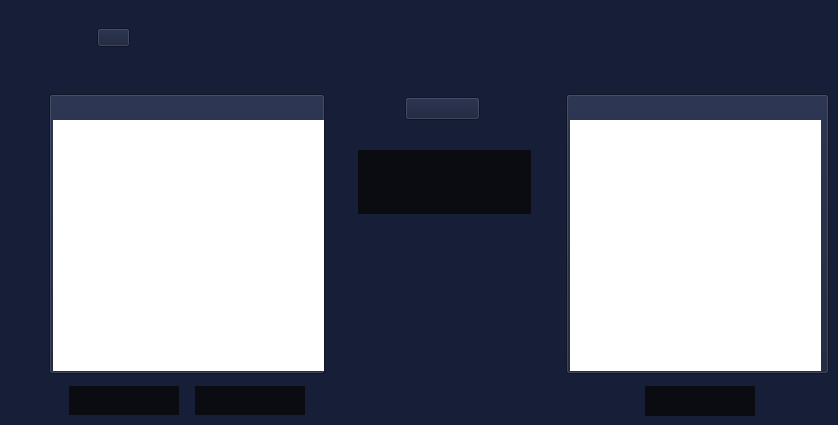
          <widget class="QWidget" name="clRsa">
           <property name="styleSheet">
            <string notr="true">*{
	background-color: rgb(22,30,56);
}
QToolButton{
	color: rgb(255,255,255);
	background:rgb(10,12,18);
	border:none;
}
QToolButton:hover{
	background:rgb(33,38,52);
	border:none;
}
QTextEdit{
	background:rgb(255,255,255);
	border:none;
}
QLineEdit{
	color:rgb(255, 255, 255)
}</string>
           </property>
           <widget class="QPushButton" name="pushButton_19">
            <property name="geometry">
             <rect>
              <x>97</x>
              <y>28</y>
              <width>33</width>
              <height>19</height>
             </rect>
            </property>
            <property name="text">
             <string/>
            </property>
            <property name="icon">
             <iconset>
              <normaloff>src/titulos/RSA.png</normaloff>src/titulos/RSA.png</iconset>
            </property>
            <property name="iconSize">
             <size>
              <width>33</width>
              <height>19</height>
             </size>
            </property>
           </widget>
           <widget class="QPushButton" name="pushButton_60">
            <property name="geometry">
             <rect>
              <x>49</x>
              <y>94</y>
              <width>276</width>
              <height>280</height>
             </rect>
            </property>
            <property name="text">
             <string/>
            </property>
            <property name="icon">
             <iconset>
              <normaloff>src/textoDeseado.png</normaloff>src/textoDeseado.png</iconset>
            </property>
            <property name="iconSize">
             <size>
              <width>276</width>
              <height>280</height>
             </size>
            </property>
           </widget>
           <widget class="QTextEdit" name="rsaTextoOriginal">
            <property name="geometry">
             <rect>
              <x>53</x>
              <y>120</y>
              <width>271</width>
              <height>251</height>
             </rect>
            </property>
           </widget>
           <widget class="QToolButton" name="rsaCifrar">
            <property name="geometry">
             <rect>
              <x>69</x>
              <y>386</y>
              <width>110</width>
              <height>29</height>
             </rect>
            </property>
            <property name="cursor">
             <cursorShape>PointingHandCursor</cursorShape>
            </property>
            <property name="text">
             <string/>
            </property>
            <property name="icon">
             <iconset>
              <normaloff>src/BotonesGral/Cifrar.png</normaloff>src/BotonesGral/Cifrar.png</iconset>
            </property>
            <property name="iconSize">
             <size>
              <width>110</width>
              <height>29</height>
             </size>
            </property>
           </widget>
           <widget class="QToolButton" name="rsaDescifrar">
            <property name="geometry">
             <rect>
              <x>195</x>
              <y>386</y>
              <width>110</width>
              <height>29</height>
             </rect>
            </property>
            <property name="cursor">
             <cursorShape>PointingHandCursor</cursorShape>
            </property>
            <property name="text">
             <string/>
            </property>
            <property name="icon">
             <iconset>
              <normaloff>src/BotonesGral/Descifrar.png</normaloff>src/BotonesGral/Descifrar.png</iconset>
            </property>
            <property name="iconSize">
             <size>
              <width>110</width>
              <height>29</height>
             </size>
            </property>
           </widget>
           <widget class="QPushButton" name="pushButton_61">
            <property name="geometry">
             <rect>
              <x>405</x>
              <y>97</y>
              <width>75</width>
              <height>23</height>
             </rect>
            </property>
            <property name="text">
             <string/>
            </property>
            <property name="icon">
             <iconset>
              <normaloff>src/BotonesGral/Clave.png</normaloff>src/BotonesGral/Clave.png</iconset>
            </property>
            <property name="iconSize">
             <size>
              <width>44</width>
              <height>18</height>
             </size>
            </property>
           </widget>
           <widget class="QPushButton" name="pushButton_62">
            <property name="geometry">
             <rect>
              <x>566</x>
              <y>94</y>
              <width>263</width>
              <height>280</height>
             </rect>
            </property>
            <property name="text">
             <string/>
            </property>
            <property name="icon">
             <iconset>
              <normaloff>src/textoObtenido.png</normaloff>src/textoObtenido.png</iconset>
            </property>
            <property name="iconSize">
             <size>
              <width>263</width>
              <height>280</height>
             </size>
            </property>
           </widget>
           <widget class="QToolButton" name="rsaGenerar">
            <property name="geometry">
             <rect>
              <x>358</x>
              <y>150</y>
              <width>173</width>
              <height>64</height>
             </rect>
            </property>
            <property name="cursor">
             <cursorShape>PointingHandCursor</cursorShape>
            </property>
            <property name="text">
             <string/>
            </property>
            <property name="icon">
             <iconset>
              <normaloff>src/BotonesGral/Generar  Clave.png</normaloff>src/BotonesGral/Generar  Clave.png</iconset>
            </property>
            <property name="iconSize">
             <size>
              <width>173</width>
              <height>64</height>
             </size>
            </property>
           </widget>
           <widget class="QToolButton" name="rsaCopiar">
            <property name="geometry">
             <rect>
              <x>645</x>
              <y>386</y>
              <width>110</width>
              <height>30</height>
             </rect>
            </property>
            <property name="cursor">
             <cursorShape>PointingHandCursor</cursorShape>
            </property>
            <property name="text">
             <string/>
            </property>
            <property name="icon">
             <iconset>
              <normaloff>src/BotonesGral/Copiar.png</normaloff>src/BotonesGral/Copiar.png</iconset>
            </property>
            <property name="iconSize">
             <size>
              <width>110</width>
              <height>30</height>
             </size>
            </property>
           </widget>
           <widget class="QTextEdit" name="rsaTextoResult">
            <property name="geometry">
             <rect>
              <x>570</x>
              <y>120</y>
              <width>251</width>
              <height>251</height>
             </rect>
            </property>
           </widget>
          </widget>
